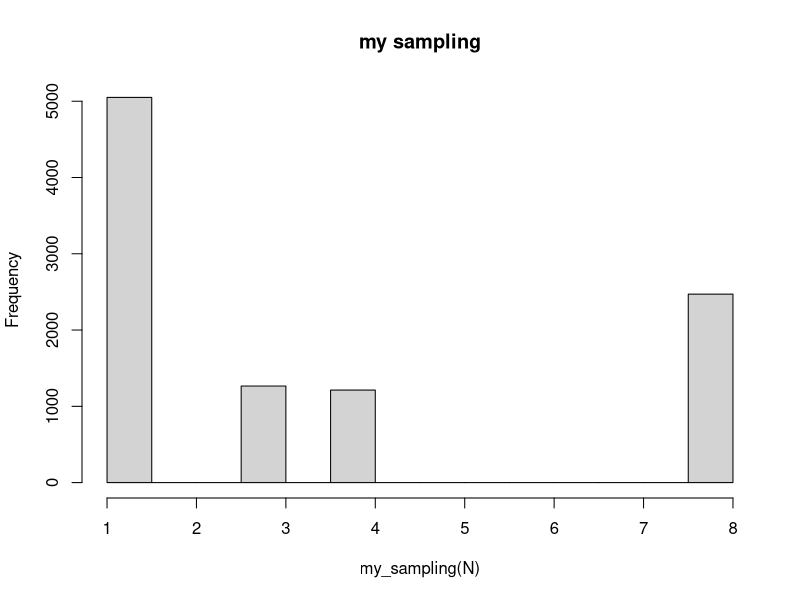
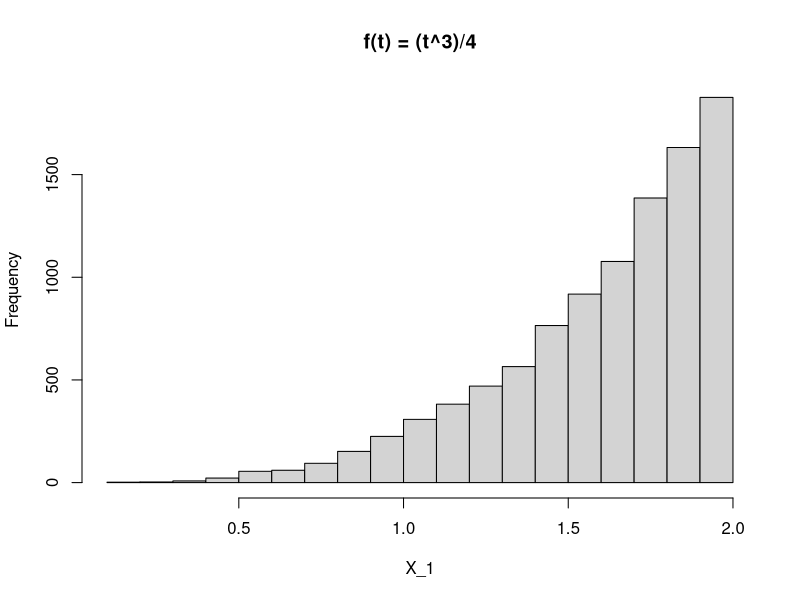
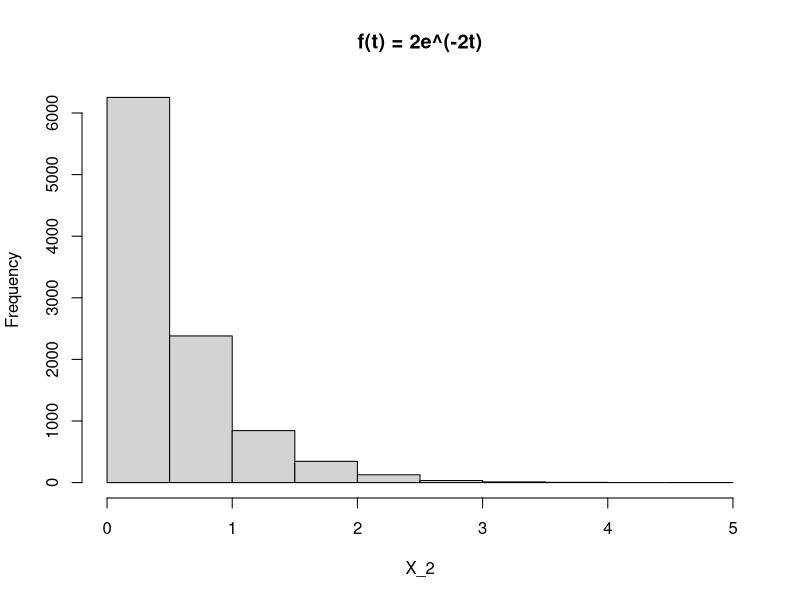

The R script that drew these images, in order:
# YAW AMANKWAH
# ASSIGNMENT 3

#QUESTION 2

N = 1e4
x = rnorm(N)
gaussian = dnorm(x)
# (a)
f_x = exp((-x^2)/2)
Y = f_x/gaussian
cat("QUESTION 2a ")
cat("\n")
cat("Mean Y: ", mean(Y))
cat("\n")
cat("Exact value: ", sqrt(2*pi)) # Exact value
cat("\n")

# (b)
f_x = exp(-abs(x))
Y = f_x/gaussian
cat("\n")
cat("QUESTION 2b ")
cat("\n")
cat("Mean Y: ", mean(Y))
cat("\n")
cat("Exact value: ", 2) # Exact value is 2
cat("\n")


# (c)
f_x = 1/(1+x^2)
Y = f_x/gaussian
cat("\n")
cat("QUESTION 2c ")
cat("\n")
cat("Mean Y: ", mean(Y))
cat("\n")
cat("Exact value: ", pi) # Exact value is pi

# QUESTION 4

# Use interval [0,8] for ease
# Draw X_i ~ U([0,8])
# I'll use the ff definitions:
# 0 <= x_i < 1, Y_i = 4
# 1 <= x_i < 2, Y_i = 3
# 2 <= x_i < 4, Y_i = 8
# 4 <= x_i < 8, Y_i = 1

my_sampling = function(N) {
  result = c()
  U = runif(N, 0, 8)
  for (i in U) {
    if (0 <= i & i < 1) {result = append(result, 4)}
    else if (1 <= i & i < 2) {result = append(result, 3)}
    else if (2 <= i & i < 4) {result = append(result, 8)}
    else {result = append(result, 1)}
  }
  return(result)
}

hist(my_sampling(N), main = 'my sampling')


# QUESTION 5

Y = runif(N,0,1)
# (a)
X_1 = (16*Y)^(1/4)
hist(X_1, main = 'f(t) = (t^3)/4')

# (b)
X_2= -log(1-Y)*0.5
hist(X_2, main = 'f(t) = 2e^(-2t)')

